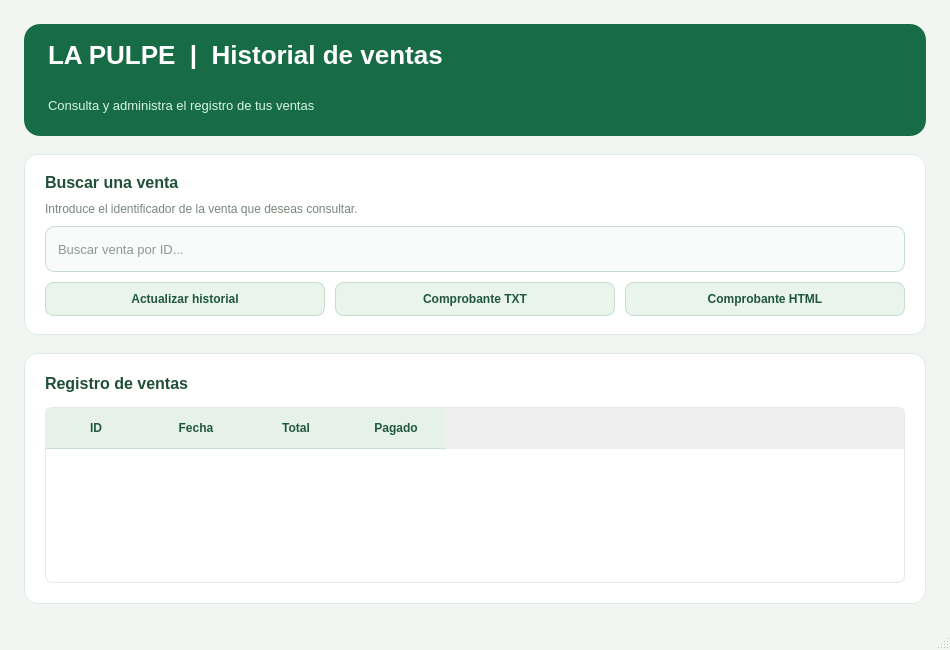
<?xml version="1.0" encoding="UTF-8"?>
<ui version="4.0">
	<class>MainWindow</class>
	<widget class="QMainWindow" name="MainWindow">
		<property name="geometry">
			<rect>
				<x>0</x>
				<y>0</y>
				<width>950</width>
				<height>650</height>
			</rect>
		</property>
		<property name="windowTitle">
			<string>La Pulpe - Historial de ventas</string>
		</property>

		<!-- Estilo visual de La Pulpe :joz1303 -->
		<property name="styleSheet">
			<string notr="true">
				QMainWindow {
				background-color: #F2F6F3;
				}

				QWidget#centralwidget {
				background-color: #F2F6F3;
				}

				QFrame#encabezado {
				background-color: #176B45;
				border-radius: 16px;
				}

				QLabel#tituloPrincipal {
				color: #FFFFFF;
				font-size: 26px;
				font-weight: bold;
				}

				QLabel#subtitulo {
				color: #D7F5E3;
				font-size: 13px;
				}

				QFrame#panelBusqueda,
				QFrame#panelTabla {
				background-color: #FFFFFF;
				border: 1px solid #DFE9E2;
				border-radius: 14px;
				}

				QLabel#tituloBusqueda,
				QLabel#tituloTabla {
				color: #204F38;
				font-size: 16px;
				font-weight: bold;
				border: none;
				}

				QLabel#descripcionBusqueda {
				color: #75877B;
				font-size: 12px;
				border: none;
				}

				QLineEdit#campoBusqueda {
				background-color: #F8FBF9;
				color: #193A29;
				border: 1px solid #C7DCCF;
				border-radius: 9px;
				padding: 10px;
				font-size: 13px;
				}

				QLineEdit#campoBusqueda:focus {
				border: 2px solid #259B60;
				background-color: #FFFFFF;
				}

				QPushButton {
				background-color: #E8F4EC;
				color: #20573B;
				border: 1px solid #C7DCCF;
				border-radius: 8px;
				padding: 9px 14px;
				font-weight: bold;
				}

				QPushButton:hover {
				background-color: #D7EEDF;
				}

				QPushButton:pressed {
				background-color: #CBEAD7;
				}

				QTableWidget#tablaHistorial {
				background-color: #FFFFFF;
				alternate-background-color: #F3F9F5;
				color: #263F30;
				border: 1px solid #E2EBE5;
				border-radius: 7px;
				gridline-color: #E8F0EA;
				selection-background-color: #CBEAD7;
				selection-color: #173C29;
				font-size: 13px;
				}

				QHeaderView::section {
				background-color: #E6F2E9;
				color: #20573B;
				font-weight: bold;
				padding: 11px;
				border: none;
				border-bottom: 1px solid #CEDFD3;
				}

				QTableWidget::item {
				padding: 8px;
				}

				QStatusBar {
				background-color: #F2F6F3;
				color: #667B6C;
				}
			</string>
		</property>

		<widget class="QWidget" name="centralwidget">
			<layout class="QVBoxLayout" name="layoutPrincipal">
				<property name="spacing">
					<number>18</number>
				</property>
				<property name="leftMargin">
					<number>24</number>
				</property>
				<property name="topMargin">
					<number>24</number>
				</property>
				<property name="rightMargin">
					<number>24</number>
				</property>
				<property name="bottomMargin">
					<number>24</number>
				</property>

				<!-- Encabezado principal :joz1303 -->
				<item>
					<widget class="QFrame" name="encabezado">
						<property name="minimumSize">
							<size>
								<width>0</width>
								<height>112</height>
							</size>
						</property>
						<layout class="QVBoxLayout" name="layoutEncabezado">
							<property name="leftMargin">
								<number>24</number>
							</property>
							<property name="rightMargin">
								<number>24</number>
							</property>
							<item>
								<widget class="QLabel" name="tituloPrincipal">
									<property name="text">
										<string>LA PULPE  |  Historial de ventas</string>
									</property>
								</widget>
							</item>
							<item>
								<widget class="QLabel" name="subtitulo">
									<property name="text">
										<string>Consulta y administra el registro de tus ventas</string>
									</property>
								</widget>
							</item>
						</layout>
					</widget>
				</item>

				<!-- Panel del buscador :joz1303 -->
				<item>
					<widget class="QFrame" name="panelBusqueda">
						<layout class="QVBoxLayout" name="layoutBusqueda">
							<property name="spacing">
								<number>10</number>
							</property>
							<property name="leftMargin">
								<number>20</number>
							</property>
							<property name="topMargin">
								<number>18</number>
							</property>
							<property name="rightMargin">
								<number>20</number>
							</property>
							<property name="bottomMargin">
								<number>18</number>
							</property>

							<item>
								<widget class="QLabel" name="tituloBusqueda">
									<property name="text">
										<string>Buscar una venta</string>
									</property>
								</widget>
							</item>

							<item>
								<widget class="QLabel" name="descripcionBusqueda">
									<property name="text">
										<string>Introduce el identificador de la venta que deseas consultar.</string>
									</property>
								</widget>
							</item>

							<item>
								<widget class="QLineEdit" name="campoBusqueda">
									<property name="minimumSize">
										<size>
											<width>0</width>
											<height>46</height>
										</size>
									</property>
									<property name="placeholderText">
										<string>Buscar venta por ID...</string>
									</property>
									<property name="clearButtonEnabled">
										<bool>true</bool>
									</property>
								</widget>
							</item>

							<item>
								<layout class="QHBoxLayout" name="layoutAcciones">
									<property name="spacing">
										<number>10</number>
									</property>
									<item>
										<widget class="QPushButton" name="botonActualizar">
											<property name="text">
												<string>Actualizar historial</string>
											</property>
										</widget>
									</item>
									<item>
										<widget class="QPushButton" name="botonTicketTxt">
											<property name="text">
												<string>Comprobante TXT</string>
											</property>
										</widget>
									</item>
									<item>
										<widget class="QPushButton" name="botonTicketHtml">
											<property name="text">
												<string>Comprobante HTML</string>
											</property>
										</widget>
									</item>
								</layout>
							</item>
						</layout>
					</widget>
				</item>

				<!-- Panel del historial de ventas :joz1303 -->
				<item>
					<widget class="QFrame" name="panelTabla">
						<property name="sizePolicy">
							<sizepolicy hsizetype="Preferred" vsizetype="Expanding">
								<horstretch>0</horstretch>
								<verstretch>0</verstretch>
							</sizepolicy>
						</property>

						<layout class="QVBoxLayout" name="layoutTabla">
							<property name="spacing">
								<number>14</number>
							</property>
							<property name="leftMargin">
								<number>20</number>
							</property>
							<property name="topMargin">
								<number>20</number>
							</property>
							<property name="rightMargin">
								<number>20</number>
							</property>
							<property name="bottomMargin">
								<number>20</number>
							</property>

							<item>
								<widget class="QLabel" name="tituloTabla">
									<property name="text">
										<string>Registro de ventas</string>
									</property>
								</widget>
							</item>

							<item>
								<widget class="QTableWidget" name="tablaHistorial">
									<property name="alternatingRowColors">
										<bool>true</bool>
									</property>
									<property name="selectionBehavior">
										<enum>QAbstractItemView::SelectRows</enum>
									</property>
									<property name="rowCount">
										<number>0</number>
									</property>
									<property name="columnCount">
										<number>4</number>
									</property>
									<column>
										<property name="text">
											<string>ID</string>
										</property>
									</column>
									<column>
										<property name="text">
											<string>Fecha</string>
										</property>
									</column>
									<column>
										<property name="text">
											<string>Total</string>
										</property>
									</column>
									<column>
										<property name="text">
											<string>Pagado</string>
										</property>
									</column>
								</widget>
							</item>
						</layout>
					</widget>
				</item>
			</layout>
		</widget>

		<widget class="QStatusBar" name="statusbar"/>
	</widget>

	<resources/>
	<connections/>
</ui>
